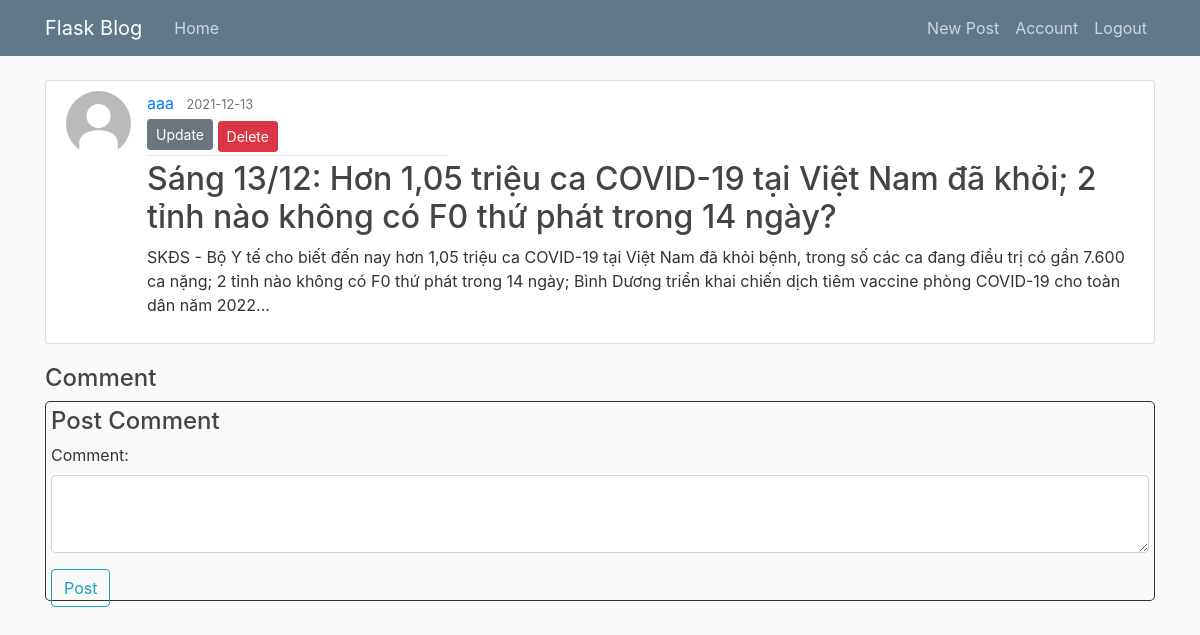
The app's page /post/1 (signed in) with its own data.
### flaskblog/models.py (models this page shows, shortened)
class User(db.Model, UserMixin):
    id = db.Column(db.Integer, primary_key=True)
    username = db.Column(db.String(20), unique=True, nullable=False)
    email = db.Column(db.String(120), unique=True, nullable=False)
    image_file = db.Column(db.String(20), nullable=False, default='default.jpg')
    password = db.Column(db.String(60), nullable=False)
    posts = db.relationship('Post', backref='author', lazy=True)
    comments = db.relationship('Comment', backref='author', lazy="dynamic")

class Post(db.Model):
    id = db.Column(db.Integer, primary_key=True)
    title = db.Column(db.String(100), nullable=False)
    date_posted = db.Column(db.DateTime, nullable=False, default=datetime.utcnow)
    content = db.Column(db.Text, nullable=False)
    user_id = db.Column(db.Integer, db.ForeignKey('user.id'), nullable=False)

### flaskblog/routes.py (the view, shortened to what this page needs)
@app.route("/post/<int:post_id>", methods=['GET', 'POST'])
@login_required
def post(post_id):
    post = Post.query.get_or_404(post_id)
    comments = Comment.query.all()
    form = CommentForm()
    print(form.errors)
    return render_template('post.html', title=post.title, post=post,comments=comments, form=form)

### flaskblog/forms.py
class CommentForm(FlaskForm):
    body = TextAreaField('Content', validators=[DataRequired()])
    submit = SubmitField('Post')

### flaskblog/models.py (called while the page is built)
@login_manager.user_loader
def load_user(user_id):
    return User.query.get(int(user_id))

### flaskblog/templates/post.html (shortened to what this page needs)
{% extends "layout.html" %}
{% block content %}
  <article class="media content-section sualai ">
    <img class="rounded-circle article-img" src="{{ url_for('static', filename='profile_pics/' + post.author.image_file) }}">
    <article class="media-body">
      <div class="article-metadata">
        <a class="mr-2" href="{{ url_for('user_posts', username=post.author.username) }}">{{ post.author.username }}</a>
        <small class="text-muted">{{ post.date_posted.strftime('%Y-%m-%d') }}</small>
        {% if post.author == current_user %}
          <div>
            <a class="btn btn-secondary btn-sm mt-1 mb-1" href="{{ url_for('update_post', post_id=post.id) }}">Update</a>
            <button type="button" class="btn btn-danger btn-sm mt-1" data-toggle="modal" data-target="#deleteModal">Delete</button>
          </div>
        {% endif %}
      </div>
      <h2 class="article-title">{{ post.title }}</h2>
      <p class="article-content">{{ post.content }}</p>
      </div>
    </div>
  <h4>Comment</h4>
  <div class="binhluan">
    <form method="POST" action="">
      <h4> Post Comment</h4>
      <div class="form-group">
        <label for="comment">Comment:</label>
        <p class="article-content" >{{ form.body(class="form-control form-control-lg") }}</p>
          {{ form.submit(class="btn btn-outline-info") }}
      </div>
  </form>
  </div>
{% endblock content %}

### flaskblog/static/main.css (style rules this page uses)
body { background: #fafafa; color: #333333; margin-top: 5rem; }
a { text-decoration: none; }
h1, h2, h3, h4, h5, h6 { color: #444444; }
.content-section { background: #ffffff; padding: 10px 20px; border: 1px solid #dddddd; border-radius: 3px; margin-bottom: 20px; }
.article-title { color: #444444; }
.article-content { white-space: pre-line; }
.article-img { height: 65px; width: 65px; margin-right: 16px; }
.article-metadata { padding-bottom: 1px; margin-bottom: 4px; width: 300px; border-bottom: 1px solid #e3e3e3 }
.binhluan { padding: 5px; border: 1px solid; border-radius: 5px; height: 200px; width: 1110px; }
.sualai { width: 1110px; }

### records on screen
User: image_file (placeholder picture), author.username "aaa"
Post: date_posted "2021-12-13", title "Sáng 13/12: Hơn 1,05 triệu ca COVID-19 tại Việt Nam đã khỏi; 2 tỉnh nào không có F0 thứ phát trong 14 ngày?", content "SKĐS - Bộ Y tế cho biết đến nay hơn 1,05 triệu ca COVID-19 tại Việt Nam đã khỏi bệnh, trong số các ca đang điều trị có gần 7.600 ca nặng; 2 tỉnh nào không có F0 thứ phát trong 14 ngày; Bình Dương triển khai chiến dịch tiêm vaccine phòng COVID-19 cho toàn dân năm 2022..."
